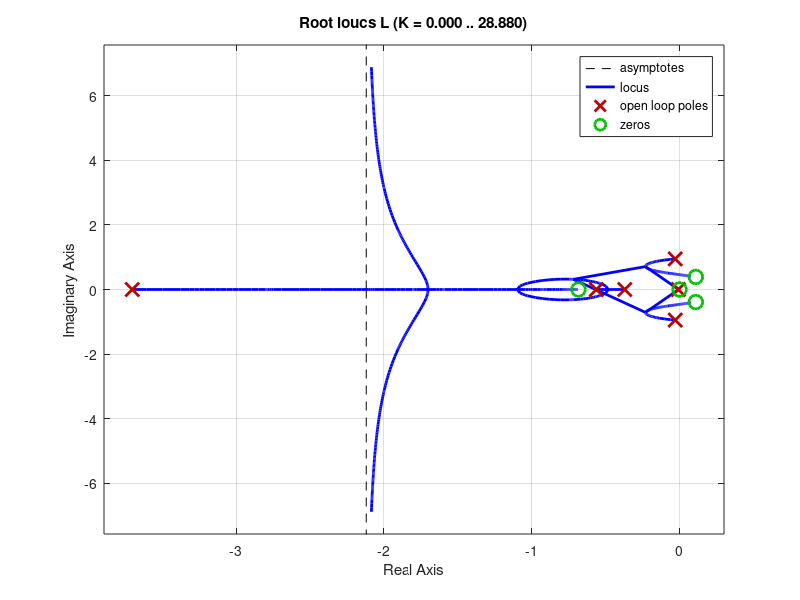

Recreate this plot in MATLAB. (Note: this script raises an error after producing the figure.)
%% Boeing 747 Yaw Damper System Analysis

% State-space model from assignment
A = [-0.05 -1.00 0.00 0.04;
      0.84 -0.15 -0.01 0.00;
     -3.00 0.41 -0.43 0.00;
      0.00 0.00 1.00 0.00];

B = [-0.01; 0.46; -0.11; 0.0];
C = [0 1 0 0];  % Output is yaw rate
D = 0;

% Aircraft plant
G = tf(ss(A, B, C, D));

% Washout filter
Hw = tf([2.7 0], [2.7 1]);

% Low-pass filter
Hlpf = tf([1], [0.27 1]);

% Open-loop system with filters
L = Hlpf * Hw * G;

% Now plot root locus for the real system
rlocus(L)
grid on;

rlocfind(L)


%%
% Aircraft plant (state-space to transfer function)
G = tf(ss(A, B, C, D));

% Washout filter
Hw = tf([2.7 0], [2.7 1]);

% Low-pass filter
Hlpf = tf([1], [0.27 1]);

% Open-loop transfer function (with filters)
L = Hlpf * Hw * G;

% Apply the proportional gain (K)
K = 1.2;  % Chosen gain
L_open_loop = K * L;

% Plot Bode plot with gain and phase margins
figure;
margin(L_open_loop);  % This also shows gain and phase margins
title(['Bode Plot of Open-Loop System with K = ' num2str(K)])
grid on;

% Optional: Display gain and phase margins
[GM, PM, Wcg, Wcp] = margin(L_open_loop);
fprintf('Gain Margin: %.2f dB at ω = %.2f rad/s\n', 20*log10(GM), Wcg);
fprintf('Phase Margin: %.2f° at ω = %.2f rad/s\n', PM, Wcp);

%%

% Define simulation time
T = 30;               % total time in seconds
N = 3001;             % number of samples

% Construct time vector from 0 to 30s, with 3001 points
t = linspace(0, T, N);

% input = out.simout;
% out_k_12 = out.simout1;

figure;
plot(t, out_k_12, 'b', 'LineWidth', 1.5); hold on;
plot(t, input, 'g', 'LineWidth', 1.5);

xlabel('Time (s)');
ylabel('Yaw Rate (rad/s)');
title('Yaw Rate Response at Different Gains');
legend('Response at K = 1.2', 'Input');
ylim([-2 2]);
grid on;

%% problem 2

A = [-0.05 -1.00 0.00 0.04;
      0.84 -0.15 -0.01 0.00;
     -3.00 0.41 -0.43 0.00;
      0.00 0.00 1.00 0.00];

eig_A = eig(A)


zeta = 0.7;
omega_n = sqrt((-0.0291)^2 + (0.9480)^2);

% New Dutch roll poles
real_part = -zeta * omega_n;
imag_part = omega_n * sqrt(1 - zeta^2);
new_dutch_roll = [real_part + 1i*imag_part, real_part - 1i*imag_part]


A = [-0.05 -1.00 0.00 0.04;
      0.84 -0.15 -0.01 0.00;
     -3.00  0.41 -0.43 0.00;
      0.00  0.00  1.00 0.00];

B = [-0.01; 0.46; -0.11; 0.0];

% Desired poles
p1 = -0.6639 + 0.6773i;
p2 = -0.6639 - 0.6773i;
p3 = -0.5634;
p4 = -0.0083;
desired_poles = [p1, p2, p3, p4];

% Compute state feedback gain K
K = place(A, B, desired_poles)


C = [0 1 0 0];  % Output is yaw rate
D = 0;

% Open-loop steady-state gain
G_ol = C * (-A)^(-1) * B;

% Closed-loop steady-state gain
A_cl = A - B * K;
G_cl = C * (-A_cl)^(-1) * B;

% Feedforward gain
K_delta = G_ol / G_cl

%%
% Given matrices
A = [-0.05 -1.00 0.00 0.04;
      0.84 -0.15 -0.01 0.00;
     -3.00  0.41 -0.43 0.00;
      0.00  0.00  1.00 0.00];

B = [-0.01; 0.46; -0.11; 0.0];
C = [0 1 0 0];
D = 0;

% Feedback and feedforward gains
K = [-0.2905, 2.7445, -0.0377, -0.1074];
K_delta = 0.9958;

% Closed-loop system
A_cl = A - B * K;
B_cl = B * K_delta;

% Define state-space system
sys_cl = ss(A_cl, B_cl, C, D);

% Simulate response to step or doublet input
t = linspace(0, 30, 3001);
u = zeros(size(t));           % zero until t = 1
u(t >= 1 & t < 4) = 1;        % +1 from 1s to 4s
u(t >= 4 & t < 7) = -1;       % -1 from 4s to 7s
u(t >= 7) = 0;                % return to zero

% Simulate response
[y, ~, ~] = lsim(sys_cl, u, t);

% Plot response
figure;
plot(t, y, 'b', 'LineWidth', 1.5);
xlabel('Time (s)');
ylabel('Yaw Rate (rad/s)');
title('Yaw Rate Response – State-Space Controller');
grid on;


figure;

% Plot classical response (K = 1.2)
plot(t, out_k_12, 'b', 'LineWidth', 1.5); hold on;

% Plot new state-space response
plot(t, y, 'r--', 'LineWidth', 1.5);  % Dashed red line

% Plot input (optional)
plot(t, input, 'g', 'LineWidth', 1.2);

xlabel('Time (s)');
ylabel('Yaw Rate (rad/s)');
title('Yaw Rate Comparison: Classical vs. State-Space Controller');
legend('Classical Design (K = 1.2)', 'State-Space Design', 'Input Signal');
ylim([-2 2]);
grid on;
